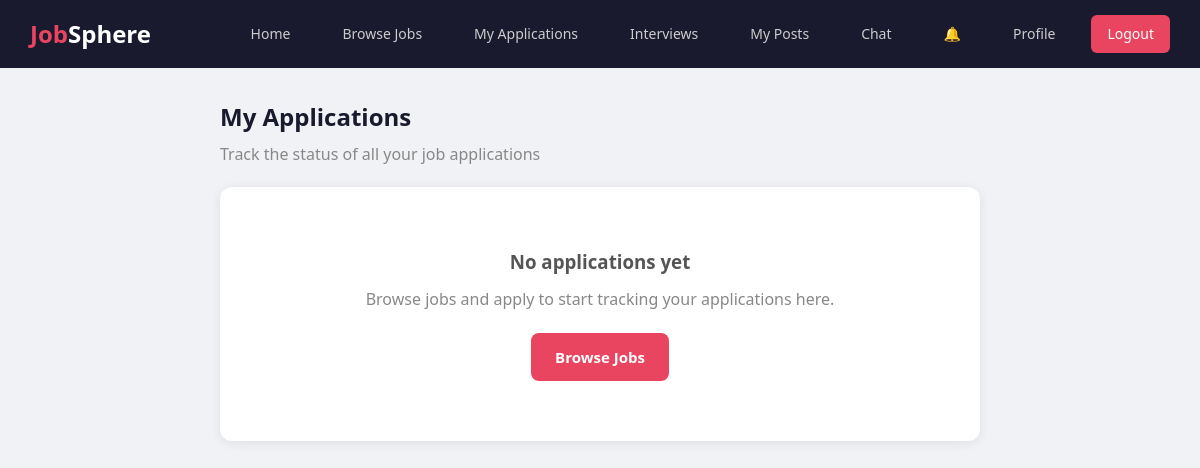
/recruitments/my-applications/ (signed in), run on an earlier commit of the app's database.
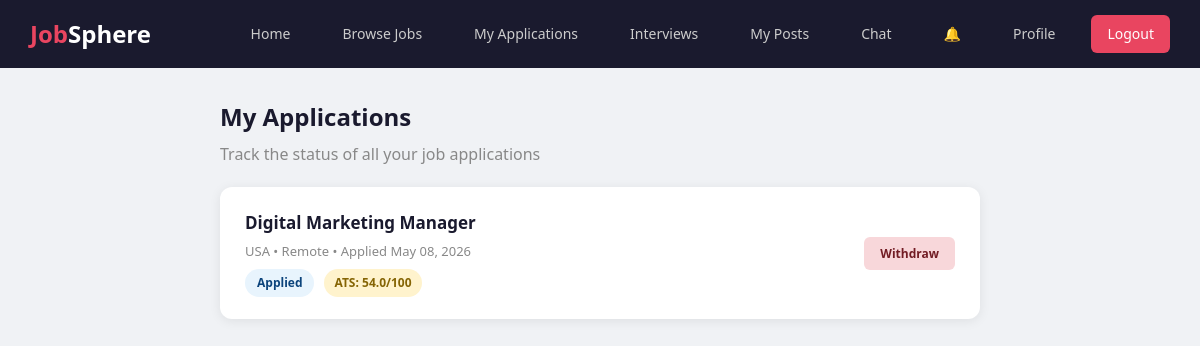
And on a later commit of the database.
### recruitments/models.py (models this page shows, shortened)
class Application(models.Model):
    STATUS_CHOICES = [
        ('applied', 'Applied'),
        ('review', 'Under Review'),
        ('shortlisted', 'Shortlisted'),
        ('selected', 'Selected'),
        ('rejected', 'Rejected'),
    ]
    job_post = models.ForeignKey(JobPost, on_delete=models.CASCADE, related_name='applications')
    seeker = models.ForeignKey(JobSeeker, on_delete=models.CASCADE, related_name='applications')
    status = models.CharField(max_length=15, choices=STATUS_CHOICES, default='applied')
    ats_score = models.FloatField(default=0)
    applied_at = models.DateTimeField(auto_now_add=True)
    updated_at = models.DateTimeField(auto_now=True)
    class Meta:
        unique_together = ('job_post', 'seeker')
        ordering = ['-applied_at']

class JobPost(models.Model):
    POSTER_TYPE_CHOICES = [
        ('recruiter', 'Recruiter'),
        ('seeker', 'Seeker'),
    ]
    JOB_TYPE_CHOICES = [
        ('fullTime', 'Full Time'),
        ('partTime', 'Part Time'),
        ('remote', 'Remote'),
        ('contract', 'Contract'),
    ]
    STATUS_CHOICES = [
        ('active', 'Active'),
        ('closed', 'Closed'),
    ]
    poster = models.ForeignKey(User, on_delete=models.CASCADE, related_name='job_posts')
    poster_type = models.CharField(max_length=10, choices=POSTER_TYPE_CHOICES, default='recruiter')
    title = models.CharField(max_length=200)
    description = models.TextField()
    location = models.CharField(max_length=200, blank=True, null=True)
    job_type = models.CharField(max_length=10, choices=JOB_TYPE_CHOICES, default='fullTime')
    salary = models.DecimalField(max_digits=10, decimal_places=2, blank=True, null=True)
    number_of_available_seats = models.IntegerField(default=1)
    required_experience = models.FloatField(default=0)
    skills_text = models.TextField(blank=True, null=True)
    application_count = models.IntegerField(default=0)
    status = models.CharField(max_length=10, choices=STATUS_CHOICES, default='active')
    created_at = models.DateTimeField(auto_now_add=True)
    deadline = models.DateTimeField(blank=True, null=True)
    image = models.ImageField(upload_to='job_post_images/', blank=True, null=True)
    class Meta:
        ordering = ['-created_at']

### recruitments/views.py (the view)
# urls.py: path('my-applications/', views.my_applications_view, name='my_applications'),
def my_applications_view(request):
    if not request.user.is_authenticated or request.user.user_type != 'seeker':
        return redirect('login')
    try:
        seeker = JobSeeker.objects.get(user=request.user)
    except JobSeeker.DoesNotExist:
        return redirect('seeker_onboarding')
    applications = Application.objects.filter(seeker=seeker).select_related('job_post')
    return render(request, 'recruitments/my_applications.html', {
        'applications': applications
    })

### updates/context_processors.py (called while the page is built)
def unread_notifications(request):
    if request.user.is_authenticated:
        count = Notification.objects.filter(user=request.user, is_read=False).count()
        return {'unread_notif_count': count}
    return {'unread_notif_count': 0}

### templates/recruitments/my_applications.html (shortened to what this page needs)
{% extends 'base.html' %}
{% block content %}
<div class="apps-container">
    <div class="apps-header">
        <h1>My Applications</h1>
        <p>Track the status of all your job applications</p>
    </div>
    {% if applications %}
        {% for app in applications %}
        <div class="app-card">
            <div class="app-info">
                <h3><a href="{% url 'job_detail' app.job_post.id %}">{{ app.job_post.title }}</a></h3>
                <div class="app-meta">{{ app.job_post.location|default:"Remote" }} &bull; {{ app.job_post.get_job_type_display }} &bull; Applied {{ app.applied_at|date:"M d, Y" }}</div>
                <div class="app-score-row">
                    <span class="status-chip status-{{ app.status }}">{{ app.get_status_display }}</span>
                    <span class="ats-badge {% if app.ats_score >= 75 %}ats-badge-high{% elif app.ats_score >= 50 %}ats-badge-mid{% else %}ats-badge-low{% endif %}">
                        ATS: {{ app.ats_score }}/100
                    </span>
                </div>
            </div>
            <div class="app-actions">
                {% if app.status == 'applied' %}
                    <a href="{% url 'withdraw_application' app.id %}" class="btn-withdraw" onclick="return confirm('Are you sure you want to withdraw this application?')">Withdraw</a>
                {% else %}
                    <a href="{% url 'job_detail' app.job_post.id %}" class="btn-view">View Job</a>
                {% endif %}
            </div>
        </div>
        {% endfor %}
    {% else %}
        <div class="empty-state">
            <h3>No applications yet</h3>
            <p>Browse jobs and apply to start tracking your applications here.</p>
            <a href="{% url 'job_list' %}" class="btn btn-primary" style="width: auto;">Browse Jobs</a>
        </div>
    {% endif %}
</div>
{% endblock %}

What changed in the data, as far as the page shows it:
added Application: job_post "Digital Marketing Manager", job_post.location "USA", job_post.job_type "Remote", applied_at "May 08, 2026", status "Applied", ats_score "54.0", shows "Withdraw"
Also different on the page:
text no longer shown: "No applications yet Browse jobs and apply to start tracking your applications here. Browse Jobs"
